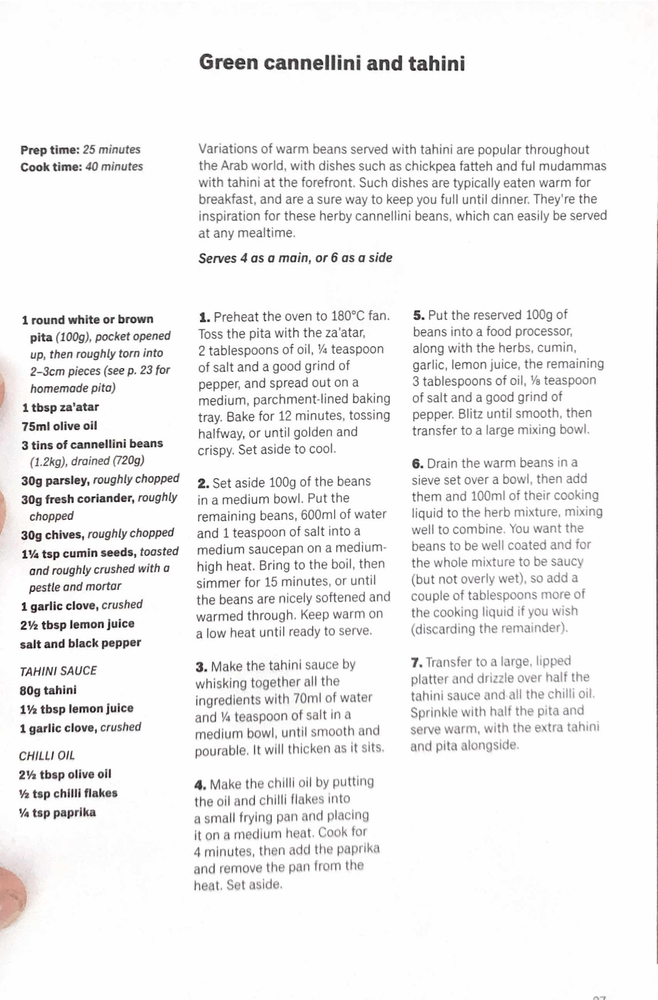
#> input picture sample_data/Tahini-test_kitchen.png, 658 x 1000 px, shrunk from 1659 x 2521 before the run
$ jupyter execute --allow-errors image_processing.ipynb   (older library calls are emulated)
#> lines starting #> are read from the running program, lines starting #| are printed output that depends on the picture; after the words box and inside, x2 and y2 are one past the last pixel; in counts of white or black regions, pixels touching at a corner belong together
[cell 1]
from pytesseract import pytesseract
import spacy
import cv2
import numpy as np
from spacy.language import Language

Initialise Tesseract

[cell 2]
path_to_tesseract = r"/opt/homebrew/opt/tesseract/bin/tesseract"
pytesseract.tesseract_cmd = path_to_tesseract

Import Image

[cell 3]
# image_path = r"sample_data/Thali_sweetcorn.png"
image_path = r"sample_data/Tahini-test_kitchen.png"
img = cv2.imread(image_path)
#> img is the input picture: shape (1000, 658, 3); mean B, G, R 241, 240.9, 241.3

Image Processing

[cell 4]
# --- dilation on the green channel ---
dilated_img = cv2.dilate(img[:, :, 1], np.ones((7, 7), np.uint8))
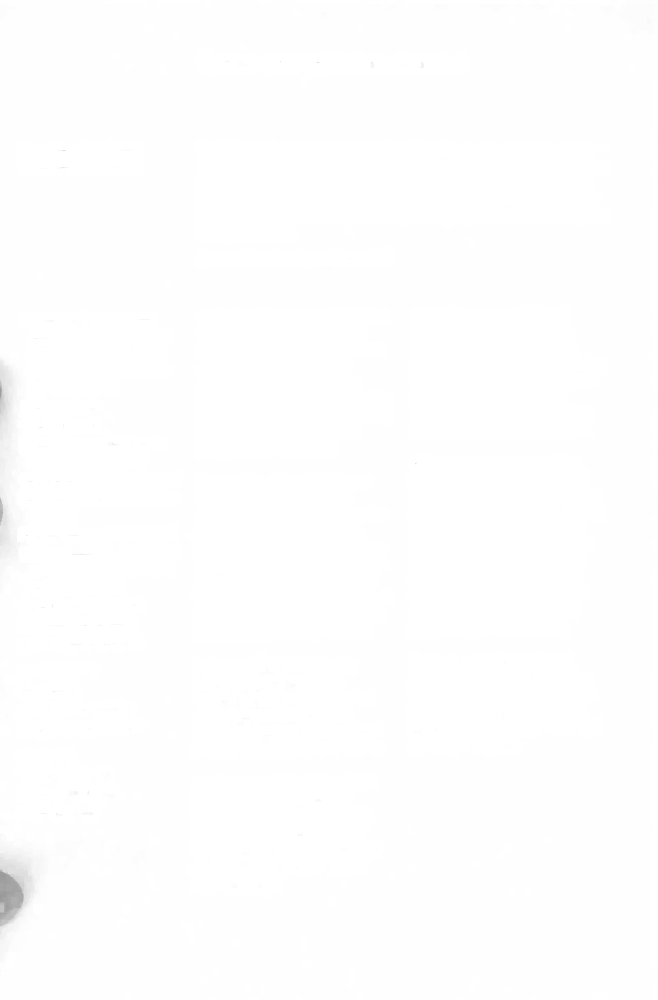
#> dilated_img: shape (1000, 658); min 152, max 255, mean 254.1
bg_img = cv2.medianBlur(dilated_img, 21)

# --- finding absolute difference to preserve edges ---
diff_img = 255 - cv2.absdiff(img[:, :, 1], bg_img)

# --- normalizing between 0 to 255 ---
norm_img = cv2.normalize(
    diff_img, None, alpha=0, beta=255, norm_type=cv2.NORM_MINMAX, dtype=cv2.CV_8UC1
)

# --- Otsu threshold ---
th = cv2.threshold(norm_img, 0, 255, cv2.THRESH_BINARY | cv2.THRESH_OTSU)[1]
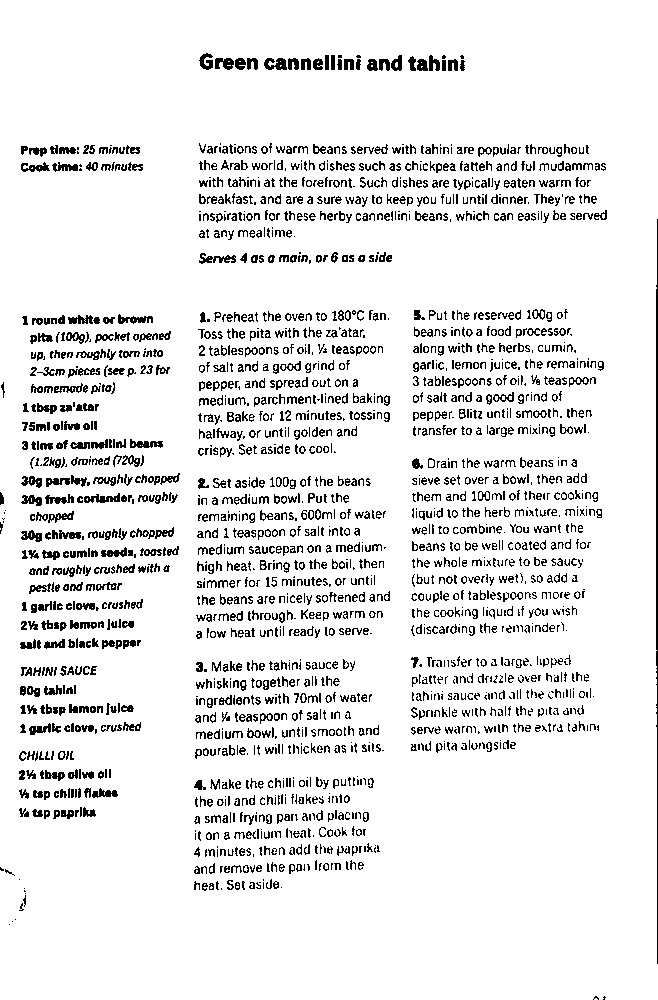
#> th: shape (1000, 658); 91% white; black in thin lines or dots

Extract Text

#> (a cell that did not finish here is left out)

Decided that the line break fix will need to happen after topic classification. Some ingredients were getting falsely added together because of the line break removal.

[cell 6]
# [17 lines of commented-out code are left out]

Initialise NLP Model

#> (a cell that did not finish here is left out)

Add Sentensizer to recognise line breaks as a sentence

#> (a cell that did not finish here is left out)

#> (a cell that did not finish here is left out)

Process Text with Spacy

#> (a cell that did not finish here is left out)

[cell 11]
# Find paragraphs by splitting on "whitespace" sentences
paragraphs = []
paragraph = []
#> (the rest of this cell did not finish here and is left out)

Store text

[cell 12]
# Merge paragraphs into a single string
texts = []
for paragraph in paragraphs:
    text = ""
    if len(paragraph) > 1:
        text = " ".join([sent.text for sent in paragraph])
    else:
        text = paragraph[0].text

    # remove \n
    text = text.replace("\n", " ")
    texts.append(text)

# write text to file
with open("output.txt", "w") as f:
    for text in texts:
        f.write(text + "\n")

Convert `\n` in the text to a space (no more need for line breaks)

[cell 13]
# [13 lines left out: function replace_word, not called in this run]

#> (the rest of this cell did not finish here and is left out)

Extract Amount of Serves

[cell 14]
def get_serving_sentences(paragraphs: list) -> str:
    for paragraph in paragraphs:
        if len(paragraph) > 1:
            continue
        if "SERVES" in paragraph[0].text:
            return paragraph[0]


def get_serving_amount(serving_sentence) -> str:
    for token in serving_sentence:
        if token.pos_ == "NUM":
            return token


serving_sentence = get_serving_sentences(paragraphs)
#> (the rest of this cell did not finish here and is left out)

$ run again, with sample_data/Thali_sweetcorn.png copied over sample_data/Tahini-test_kitchen.png
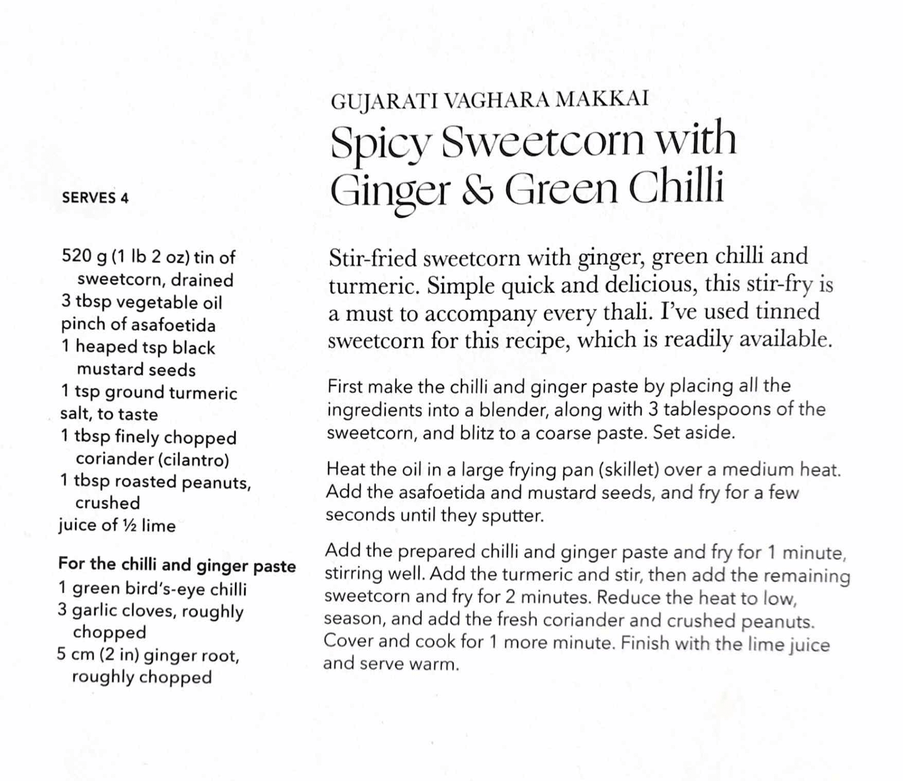
#> input picture sample_data/Thali_sweetcorn.png, 903 x 781 px, shrunk from 1659 x 1435 before the run
#> img is the input picture: shape (781, 903, 3); mean B, G, R 240.3, 239.5, 239.5
#> `bg_img = cv2.medianBlur(dilated_img, 21)`:
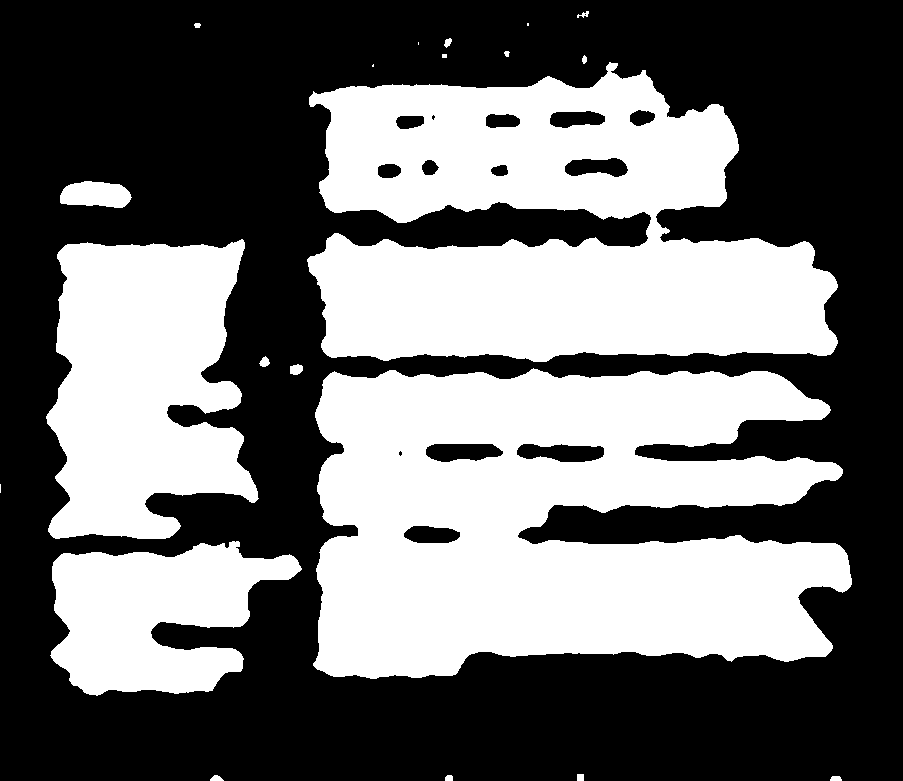
#> bg_img: shape (781, 903); values 254 (black) and 255 (white), 43% white; 21 white regions (4 under 20 px), largest, box (x1, y1, x2, y2) and area: (313, 368, 852, 679) 125496, (307, 62, 838, 362) 104035, (46, 239, 259, 539) 46802
#> `th = cv2.threshold(norm_img, 0, 255, cv2.THRESH_BINARY | cv2.THRESH_OT..`:
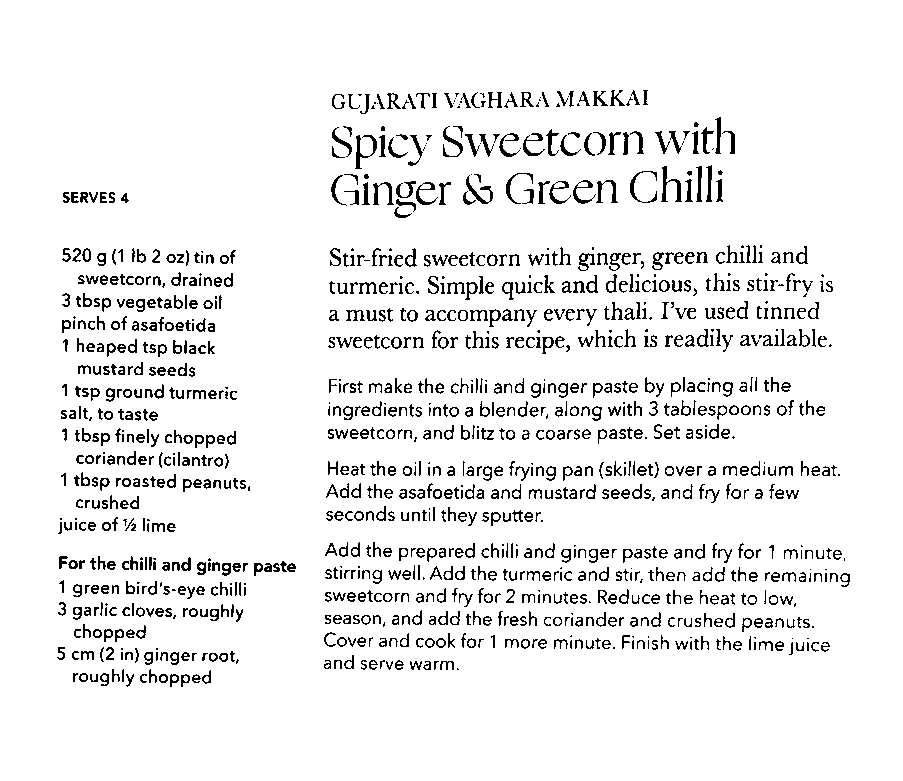
#> th: shape (781, 903); 93% white; black in thin lines or dots, all inside (x1, y1, x2, y2) = (57, 90, 850, 687)

$ run again, with sample_data/AJ-Modern-Smoky_corn_chowder.png copied over sample_data/Tahini-test_kitchen.png
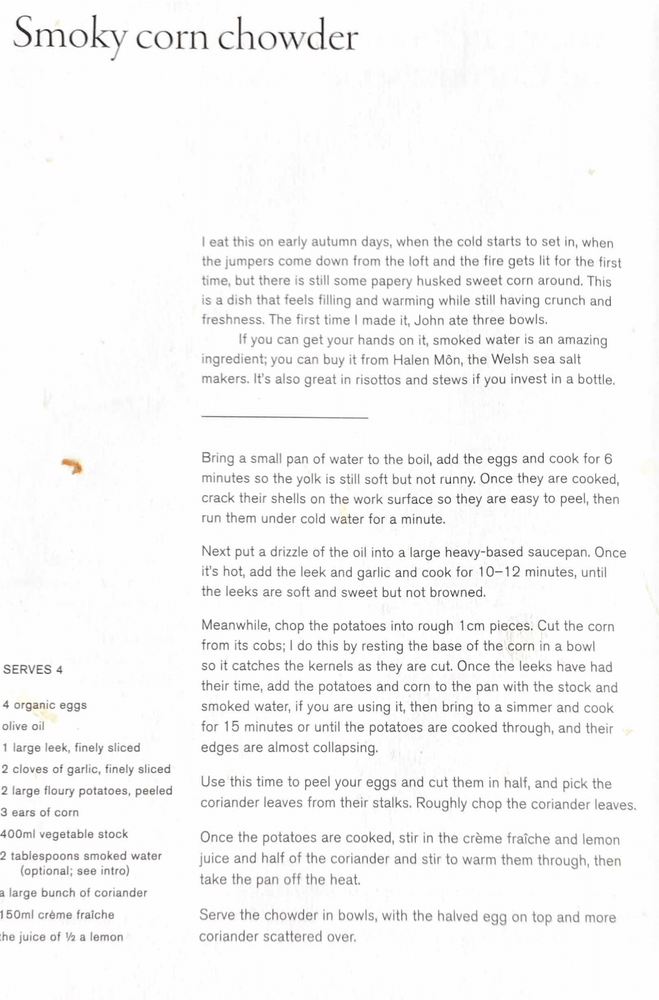
#> input picture sample_data/AJ-Modern-Smoky_corn_chowder.png, 659 x 1000 px, shrunk from 1659 x 2518 before the run
#> img is the input picture: shape (1000, 659, 3); mean B, G, R 246, 245.5, 246.2
#> `th = cv2.threshold(norm_img, 0, 255, cv2.THRESH_BINARY | cv2.THRESH_OT..`:
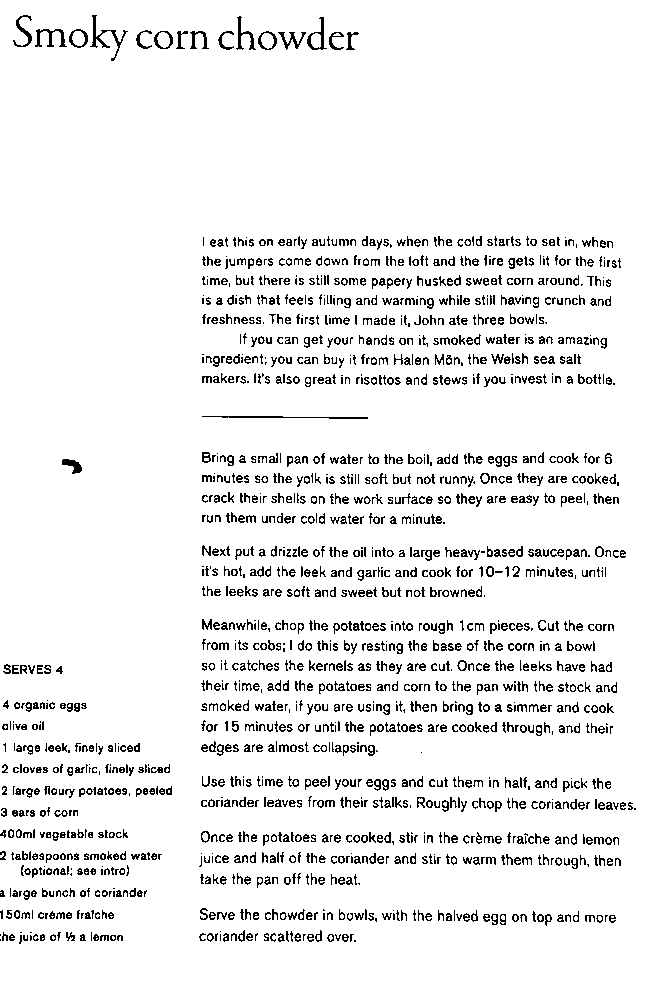
#> th: shape (1000, 659); 93.2% white; black in thin lines or dots, all inside (x1, y1, x2, y2) = (0, 15, 636, 944)

$ run again, with sample_data/pasta_man-cavelo_nero.png copied over sample_data/Tahini-test_kitchen.png
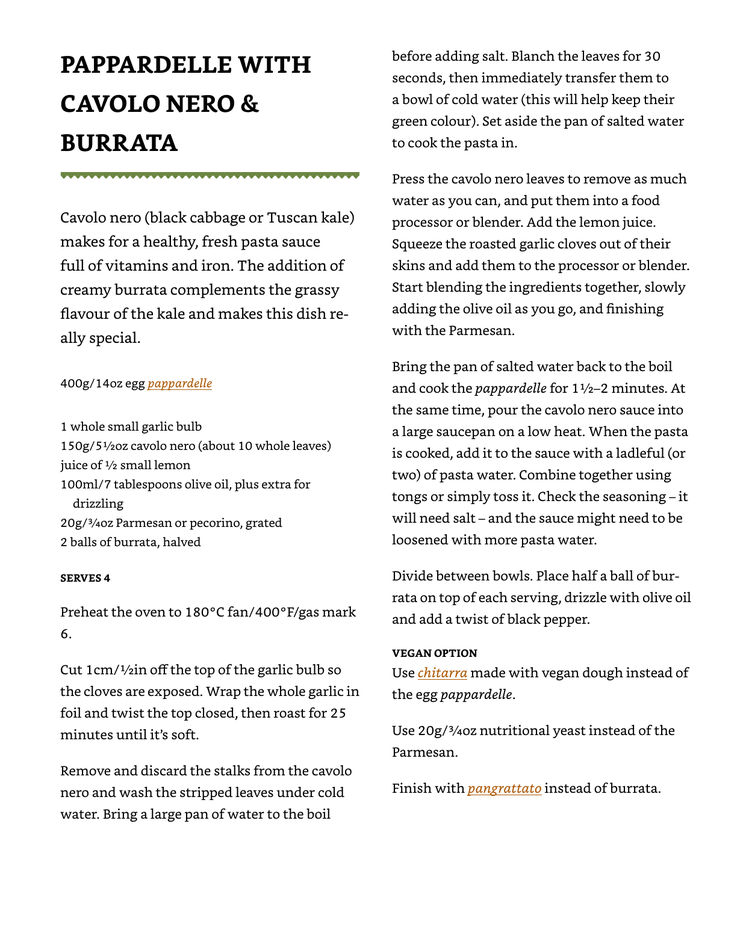
#> input picture sample_data/pasta_man-cavelo_nero.png, 749 x 942 px, shrunk from 1244 x 1566 before the run
#> img is the input picture: shape (942, 749, 3); mean B, G, R 239.7, 239.9, 239.9
#> dilated_img: shape (942, 749); every value is 255
#> `th = cv2.threshold(norm_img, 0, 255, cv2.THRESH_BINARY | cv2.THRESH_OT..`:
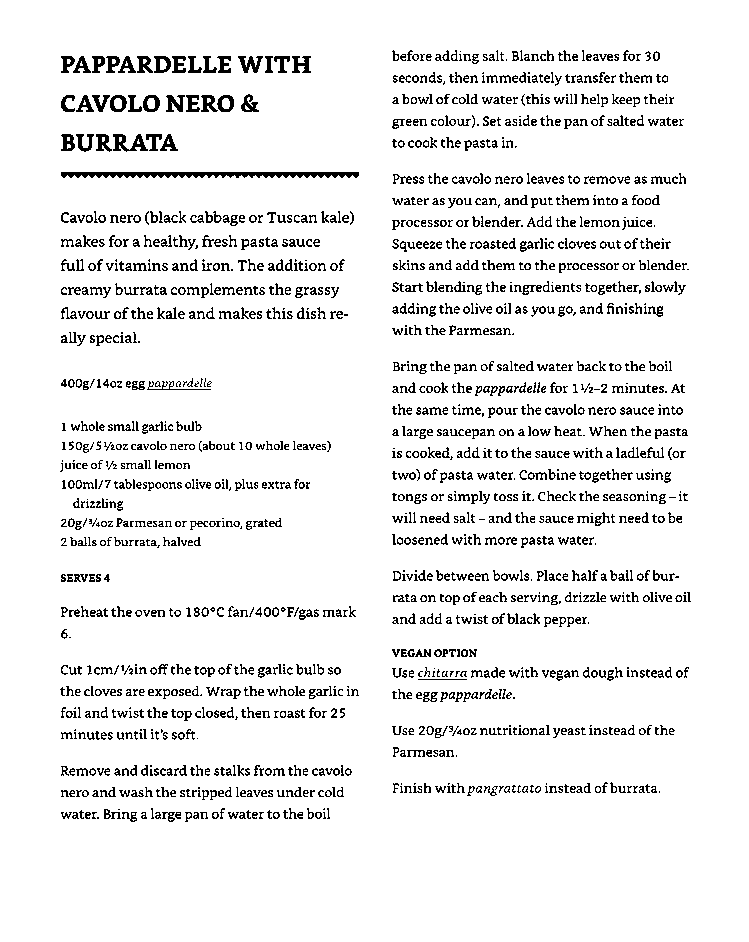
#> th: shape (942, 749); 92.7% white; black in thin lines or dots, all inside (x1, y1, x2, y2) = (60, 50, 691, 822)
